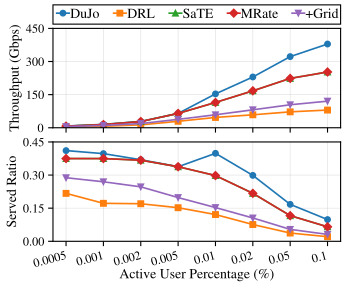

Here is the Python script that generated this plot:
import os
import sys

import matplotlib.pyplot as plt
import pandas as pd
from matplotlib.ticker import MaxNLocator

CURRENT_DIR = os.path.dirname(os.path.abspath(__file__))
PARENT_DIR = os.path.abspath(os.path.join(CURRENT_DIR, os.pardir))
if PARENT_DIR not in sys.path:
    sys.path.append(PARENT_DIR)

from legacy_augmented_plot_common import FONT_SIZE, METHOD_COLORS, apply_plot_style
from tcom_revision_common import HEADLINE_METHODS, latest_run_dir


FIG_WIDTH_PX = 350
FIG_HEIGHT_PX = 285
DPI = 100
FIG_WIDTH_IN = FIG_WIDTH_PX / DPI
FIG_HEIGHT_IN = FIG_HEIGHT_PX / DPI
LEGEND_BOX = (0.15, 0.915, 0.825, 0.12)
TOP_AXIS_BOX = [0.15, 0.55, 0.825, 0.35]
BOTTOM_AXIS_BOX = [0.15, 0.15, 0.825, 0.35]

apply_plot_style()

METHOD_STYLE = {
    "DuJo": {"color": METHOD_COLORS["DuJo"], "marker": "o"},
    "DRL": {"color": METHOD_COLORS["DRL"], "marker": "s"},
    "SaTE": {"color": METHOD_COLORS["SaTE"], "marker": "^"},
    "MRate": {"color": METHOD_COLORS["MRate"], "marker": "D"},
    "+Grid": {"color": METHOD_COLORS["+Grid"], "marker": "v"},
}

METHOD_ALIASES = {
    "DRL": ["DRL", "LD"],
}

PLOT_METHOD_SET = set()
for method in HEADLINE_METHODS:
    PLOT_METHOD_SET.add(method)
    PLOT_METHOD_SET.update(METHOD_ALIASES.get(method, [method]))

run_parent = os.path.join(PARENT_DIR, "test_tcom_shell_time_load_scaling")
run_dir = os.getenv("TCOM_REVISION_RESULTS_DIR", "").strip()
if not run_dir:
    run_dir = latest_run_dir(run_parent)
results_path = os.path.join(run_dir, "results.csv")
print("Using results from:", results_path)

df = pd.read_csv(results_path)
df = df[df["method"].isin(PLOT_METHOD_SET)].copy()
agg = (
    df.groupby(["active_user_percentage", "method"], as_index=False)[
        ["served_throughput_gbps", "served_ratio"]
    ]
    .mean()
)
agg["active_user_percentage_pct"] = agg["active_user_percentage"] * 100.0
x_levels = sorted(agg["active_user_percentage_pct"].unique())
x_positions = list(range(len(x_levels)))
x_pos_map = dict(zip(x_levels, x_positions))

fig, axs = plt.subplots(2, 1)
fig.set_size_inches(FIG_WIDTH_IN, FIG_HEIGHT_IN)

for method in HEADLINE_METHODS:
    method_df = agg[agg["method"].isin(METHOD_ALIASES.get(method, [method]))].sort_values(
        "active_user_percentage_pct"
    )
    style = METHOD_STYLE[method]
    axs[0].plot(
        method_df["active_user_percentage_pct"].map(x_pos_map),
        method_df["served_throughput_gbps"],
        label=method,
        linewidth=1.2,
        marker=style["marker"],
        markersize=4,
        color=style["color"],
    )
    axs[1].plot(
        method_df["active_user_percentage_pct"].map(x_pos_map),
        method_df["served_ratio"],
        label=method,
        linewidth=1.2,
        marker=style["marker"],
        markersize=4,
        color=style["color"],
    )

axs[0].set_ylabel("Throughput (Gbps)")
axs[1].set_ylabel("Served Ratio")
axs[1].set_xlabel("Active User Percentage (%)", labelpad=0)
axs[0].grid(True, zorder=0, alpha=0.35, linewidth=0.5)
axs[1].grid(True, zorder=0, alpha=0.35, linewidth=0.5)

for ax in axs:
    ax.set_xticks(x_positions)
    ax.set_xticklabels([f"{tick:.4f}".rstrip("0").rstrip(".") for tick in x_levels])
    for spine in ax.spines.values():
        spine.set_linewidth(0.8)
    ax.yaxis.set_major_locator(MaxNLocator(nbins=3))
    ax.tick_params(axis="y", labelsize=FONT_SIZE - 1)

axs[1].tick_params(axis="x", labelsize=FONT_SIZE - 1, rotation=15)
for label in axs[1].get_xticklabels():
    label.set_horizontalalignment("right")

axs[0].tick_params(labelbottom=False)

axs[0].set_ylim(0.0, 450.0)
axs[0].set_yticks([0, 150, 300, 450])
ratio_min = agg["served_ratio"].min()
ratio_max = agg["served_ratio"].max()
ratio_margin = 0.08 * (ratio_max - ratio_min)
axs[1].set_ylim(max(0.0, ratio_min - ratio_margin), min(1.0, ratio_max + ratio_margin))
axs[1].set_yticks([0.0, 0.15, 0.30, 0.45])
axs[0].set_position(TOP_AXIS_BOX)
axs[1].set_position(BOTTOM_AXIS_BOX)
handles, labels = axs[0].get_legend_handles_labels()
legend = fig.legend(
    handles,
    labels,
    fontsize=FONT_SIZE,
    loc="lower left",
    bbox_to_anchor=LEGEND_BOX,
    mode="expand",
    ncol=5,
    borderaxespad=0.0,
    frameon=True,
    fancybox=False,
    edgecolor="black",
    facecolor="white",
    framealpha=1,
    borderpad=0.3,
    labelspacing=0.2,
    handlelength=1,
    handleheight=0.8,
    handletextpad=0.2,
)
legend.get_frame().set_linewidth(0.8)

output_path = os.path.join(CURRENT_DIR, os.path.splitext(os.path.basename(__file__))[0] + ".pdf")
fig.savefig(output_path, format="pdf", pad_inches=0.0)
